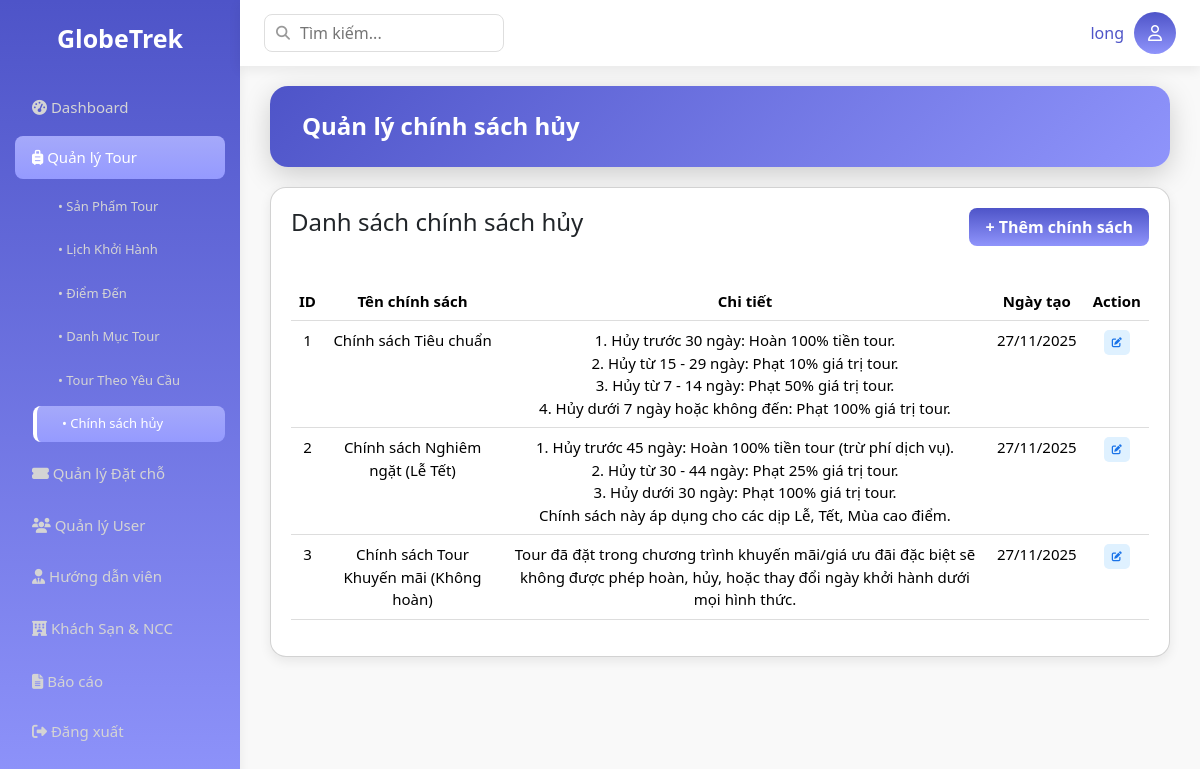
/Base/?action=list-policies (signed in), run on the app's committed database.
### tables this page shows
CREATE TABLE `cancellation_policies` (
  `id` int NOT NULL,
  `policy_name` varchar(100) NOT NULL COMMENT 'Tên dễ nhớ của chính sách (VD: Chính sách Lễ Tết)',
  `details` text NOT NULL COMMENT 'Nội dung chi tiết của chính sách hủy',
  `created_at` timestamp NULL DEFAULT CURRENT_TIMESTAMP
);

### Base/controllers/CancellationPolicyController.php (called while the page is built, shortened)
<?php
class CancellationPolicyController
{
    public function listPolicies()
    {
        $model = new CancellationPolicyModel();
        $listPolicies = $model->getList();
        require_once PATH_VIEW . 'main.php';
    }
}

### Base/index.php (called while the page is built, shortened)
<?php
spl_autoload_register(function ($class) {
    $fileName = "$class.php";
    $fileModel              = PATH_MODEL . $fileName;
});
require_once './routes/index.php';

### Base/models/BaseModel.php (called while the page is built, shortened)
<?php
class BaseModel
{
    protected $pdo;
    public function __construct()
    {
        $dsn = sprintf('mysql:host=%s;port=%s;dbname=%s;charset=utf8', DB_HOST, DB_PORT, DB_NAME);
        try {
            $this->pdo = new PDO($dsn, DB_USERNAME, DB_PASSWORD, DB_OPTIONS);
        } catch (PDOException $e) {
            die("Kết nối cơ sở dữ liệu thất bại: {$e->getMessage()}. Vui lòng thử lại sau.");
        }
    }
    public function __destruct()
    {
        $this->pdo = null;
    }
    public function getConnection()
    {
        return $this->pdo;
}
}

### Base/models/CancellationPolicyModel.php (called while the page is built, shortened)
<?php
class CancellationPolicyModel {
    public $db;
    public function __construct() {
        $baseModel = new BaseModel();
        $this->db = $baseModel->getConnection();
    }
    public function getList() {
        $sql = "SELECT * FROM cancellation_policies";
        $stmt = $this->db->prepare($sql);
        $stmt->execute();
        return $stmt->fetchAll();
    }
}

### Base/views/admin/policies/list-policies.php (the view)
<?php include PATH_VIEW . 'layout/header.php'; ?>
<div class="main">
    <h2>Quản lý chính sách hủy</h2>
    <div class="card">
        <div class="toph4">
            <h4>Danh sách chính sách hủy</h4>
            <a href="<?= BASE_URL ?>?action=create-policy" class="btn btn-nut">+ Thêm chính sách</a>
        </div>
        <table class="table">
            <thead>
                <tr>
                    <th>ID</th>
                    <th>Tên chính sách</th>
                    <th>Chi tiết</th>
                    <th>Ngày tạo</th>
                    <th>Action</th>
                </tr>
            </thead>
            <tbody>
                <?php foreach ($listPolicies as $policy): ?>
                    <tr>
                        <td><?= $policy['id'] ?></td>
                        <td><?= $policy['policy_name'] ?></td>
                        <td><?= nl2br($policy['details']) ?></td>
                        <td><?= date('d/m/Y', strtotime($policy['created_at'])) ?></td>
                        <td>
                            <a href="<?= BASE_URL ?>?action=update-policy&id=<?= $policy['id'] ?>" class="btn edit"><i class="fas fa-edit"></i></a>
                        </td>
                    </tr>
                <?php endforeach ?>
            </tbody>
        </table>
    </div>
</div>
<?php include PATH_VIEW . 'layout/footer.php'; ?>

### Base/assets/css/layout.css (style rules this page uses)
:root { --orange: linear-gradient(180deg, #4e54c8, #8f94fb); --orange-active: linear-gradient(180deg, #a5a9fa, #959aff); --orange-light: #4e54c8; --bg: #f9f9f9; --white: #ffffff; --text: #4e54c8; --muted: #d4d4d4; --radius: 8px; --shadow: 0 4px 12px rgba(0, 0, 0, 0.07); font-family: "Inter", sans-serif; }
body { margin: 0; background: var(--bg); color: var(--text); overflow-x: hidden; }
.main { padding: 20px 30px; }

### Base/assets/css/table.css (style rules this page uses)
.main h2 { background: linear-gradient(135deg, #4e54c8, #8f94fb); padding: 26px 32px; border-radius: 18px; font-size: 24px; font-weight: 700; color: white; box-shadow: 0 8px 28px rgba(0, 0, 0, 0.18); margin-bottom: 20px; }
table { width: 100%; border-collapse: collapse; margin-top: 20px; color: white; }
th, td { padding: 14px; border-bottom: 1px solid #ddd; font-size: 15px; text-align: center; }
th { text-align: left; background: #f0f1ff; font-weight: 600; text-align: center; }
.view, .edit, .delete { margin-top: 1px; padding: 5px 8px; border: none; border-radius: 5px; cursor: pointer; font-size: 10px; font-weight: bold; transition: 0.2s; }
.edit { background: #dff1ff; color: #1a73e8; }
.btn-nut { background: var(--orange); color: var(--white); border: none; padding: 7px 16px; font-weight: 600; transition: opacity 0.2s; border-radius: 8px; }
.card { background: white; padding: 20px; border-radius: 16px; box-shadow: 0 4px 12px rgba(0, 0, 0, 0.08); margin-bottom: 20px; }
.toph4 { display: flex; justify-content: space-between; align-items: center; margin-bottom: 16px; }

### data on the page
cancellation_policies: id "1", policy_name "Chính sách Tiêu chuẩn", details "1. Hủy trước 30 ngày: Hoàn 100% tiền tour. 2. Hủy từ 15 - 29 ngày: Phạt 10% giá trị tour. 3. Hủy từ 7 - 14 ngày: Phạt 50% giá trị tour. 4. Hủy dưới 7 ngày hoặc không đến: Phạt 100% giá trị tour.", created_at "27/11/2025"
cancellation_policies: id "2", policy_name "Chính sách Nghiêm ngặt (Lễ Tết)", details "1. Hủy trước 45 ngày: Hoàn 100% tiền tour (trừ phí dịch vụ). 2. Hủy từ 30 - 44 ngày: Phạt 25% giá trị tour. 3. Hủy dưới 30 ngày: Phạt 100% giá trị tour. Chính sách này áp dụng cho các dịp Lễ, Tết, Mùa cao điểm.", created_at "27/11/2025"
cancellation_policies: id "3", policy_name "Chính sách Tour Khuyến mãi (Không hoàn)", details "Tour đã đặt trong chương trình khuyến mãi/giá ưu đãi đặc biệt sẽ không được phép hoàn, hủy, hoặc thay đổi ngày khởi hành dưới mọi hình thức.", created_at "27/11/2025"

### other printed values
$_SESSION['user']['name'] "long"
